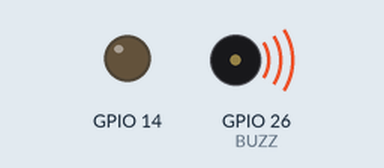
A program run on a simulated ESP32. On the bench: output pins drawn as LEDs (lit = HIGH), buzzer (waves = sounding).

Above: at 0.3 s.
Timing chart, 0 to 9.2 s (numbered marks = the images above):
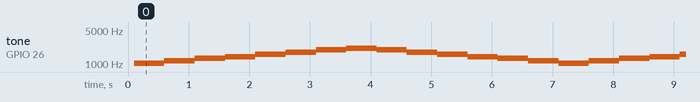

The program:

main.cpp
```cpp
#include <Arduino.h>

/*Patrick Marinich
  This code works without any modification
  cool!
*/

const unsigned int BUZZ = 26;
const unsigned int BUZZ_CHANNEL = 0;

const unsigned int octave = 6;

void setup() {
  // Stop the right motor by setting pin 14 low
  // this pin floats high or is pulled
  // high during the bootloader phase for some reason
  pinMode(14, OUTPUT);
  digitalWrite(14, LOW);
  delay(100);

  ledcAttachPin(BUZZ, BUZZ_CHANNEL);
}

void loop() {
  ledcWriteNote(BUZZ_CHANNEL, NOTE_C, octave);
  delay(500);
  ledcWriteNote(BUZZ_CHANNEL, NOTE_D, octave);
  delay(500);
  ledcWriteNote(BUZZ_CHANNEL, NOTE_E, octave);
  delay(500);
  ledcWriteNote(BUZZ_CHANNEL, NOTE_F, octave);
  delay(500);
  ledcWriteNote(BUZZ_CHANNEL, NOTE_G, octave);
  delay(500);
  ledcWriteNote(BUZZ_CHANNEL, NOTE_A, octave);
  delay(500);
  ledcWriteNote(BUZZ_CHANNEL, NOTE_B, octave);
  delay(500);
  ledcWriteNote(BUZZ_CHANNEL, NOTE_C, octave+1);
  delay(500);
  ledcWriteNote(BUZZ_CHANNEL, NOTE_B, octave);
  delay(500);
  ledcWriteNote(BUZZ_CHANNEL, NOTE_A, octave);
  delay(500);
  ledcWriteNote(BUZZ_CHANNEL, NOTE_G, octave);
  delay(500);
  ledcWriteNote(BUZZ_CHANNEL, NOTE_F, octave);
  delay(500);
  ledcWriteNote(BUZZ_CHANNEL, NOTE_E, octave);
  delay(500);
  ledcWriteNote(BUZZ_CHANNEL, NOTE_D, octave);
  delay(500);
  ledcWriteNote(BUZZ_CHANNEL, NOTE_C, octave);
}
```

Measured:
- by itself, tone on GPIO 26 (BUZZ): repeats every 7.0 s: 1174 Hz 0.50 s, 1318 Hz 0.50 s, 1397 Hz 0.50 s, 1568 Hz 0.50 s, 1760 Hz 0.50 s, 1975 Hz 0.50 s, 2093 Hz 0.50 s, 1975 Hz 0.50 s, 1760 Hz 0.50 s, 1568 Hz 0.50 s, 1397 Hz 0.50 s, 1318 Hz 0.50 s, 1174 Hz 0.50 s, 1046 Hz 0.50 s
